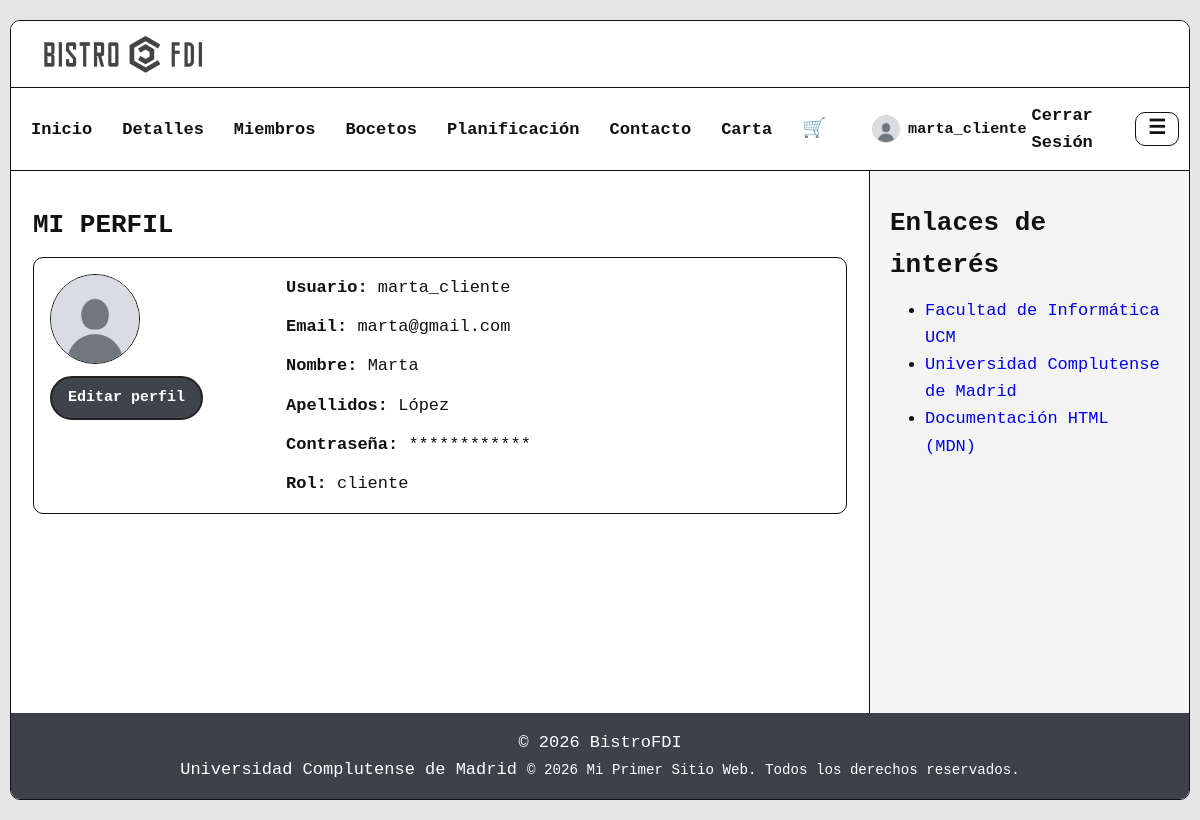
/includes/vistas/mi_perfil.php (signed in), run on the app's committed database.
### tables this page shows
CREATE TABLE usuarios (
    id INT AUTO_INCREMENT PRIMARY KEY,
    nombre_usuario VARCHAR(100) NOT NULL UNIQUE,
    email VARCHAR(100) NOT NULL,
    password VARCHAR(255) NOT NULL,
    nombre VARCHAR(100) NOT NULL,
    apellidos VARCHAR(100) NOT NULL,
    avatar VARCHAR(255) DEFAULT NULL
);

### includes/app/sa/UsuarioSA.php (called while the page is built, shortened)
<?php
require_once __DIR__ . '/../dao/UsuarioDAO.php';
require_once __DIR__ . '/../dao/RolDAO.php';
class UsuarioSA {
    private UsuarioDAO $usuarioDAO;
    private RolDAO $rolDAO;
    public function __construct(?UsuarioDAO $usuarioDAO = null, ?RolDAO $rolDAO = null)
    {
        $conn = Aplicacion::getInstance()->getConexionBd();
        $this->usuarioDAO = $usuarioDAO ?? new UsuarioDAO($conn);
        $this->rolDAO = $rolDAO ?? new RolDAO($conn);
    }
    public function getById(int $id): ?UsuarioDTO
    {
        $u = $this->usuarioDAO->findById($id);
        $u->setRoles($this->rolDAO->findRolesByUsuarioId($id));
        return $u;
    }
}

### includes/app/dao/UsuarioDAO.php (called while the page is built, shortened)
<?php
require_once __DIR__ . '/../dto/UsuarioDTO.php';
class UsuarioDAO {
    public function findById(int $id): ?UsuarioDTO {
        $sql = "SELECT id, nombre_usuario, email, password, nombre, apellidos, avatar
                FROM usuarios
                WHERE id = ?";
        $stmt = $this->conn->prepare($sql);
        $stmt->bind_param("i", $id);
        if (!$stmt->execute()) { throw new RuntimeException("Error execute (findById usuarios): " . $stmt->error); }
        $res = $stmt->get_result();
        $row = $res->fetch_assoc();
        return new UsuarioDTO(
            (int)$row['id'],
            (string)$row['nombre_usuario'],
            (string)$row['password'],
            (string)$row['nombre'],
            (string)$row['email'],
            (string)$row['apellidos'],
            $row['avatar'] !== null ? (string)$row['avatar'] : null,
            []
        );
    }
}

### includes/app/dao/RolDAO.php (called while the page is built, shortened)
<?php
class RolDAO
{
    public function findRolesByUsuarioId(int $idUsuario): array {
        $sql = "SELECT r.id_rol, r.nombre_rol
                FROM roles r
                INNER JOIN roles_usuarios ru ON r.id_rol = ru.id_rol
                WHERE ru.id_usuario = ?";
        $stmt = $this->conn->prepare($sql);
        $stmt->bind_param("i", $idUsuario);
        if (!$stmt->execute()) { throw new RuntimeException("Error execute (findRolesByUsuarioId): " . $stmt->error); }
        $res = $stmt->get_result();
        $roles = [];
        return $roles;
    }
}

### includes/app/dto/UsuarioDTO.php (called while the page is built, shortened)
<?php
class UsuarioDTO implements JsonSerializable
{
    public function getNombreUsuario(): string { return $this->nombreUsuario; }
    public function getNombre(): string { return $this->nombre; }
    public function getEmail(): string { return $this->email; }
    public function getApellidos(): string { return $this->apellidos; }
    public function getAvatar(): ?string { return $this->avatar; }
    public function getRoles(): array { return $this->roles; }
    public function setRoles(array $roles): void { $this->roles = $roles; }
}

### includes/app/util/helper.php (called while the page is built, shortened)
<?php
if (!function_exists('h')) {
    function h(string $s): string {
        return htmlspecialchars($s, ENT_QUOTES | ENT_SUBSTITUTE, 'UTF-8');
    }
}

### includes/vistas/mi_perfil.php (the view, shortened to what this page needs)
<?php
require_once RAIZ_APP . '/includes/app/sa/UsuarioSA.php';
$sa = new UsuarioSA();
$usuario = $sa->getById((int)$_SESSION['usuario_id']);
$roles = $usuario->getRoles();
$rolNombre = (count($roles) > 0 && $roles[0]->getNombre()) ? $roles[0]->getNombre() : 'cliente';
$avatar = $usuario->getAvatar();
$avatarUrl = $avatar ? (RUTA_IMGS . '/' . ltrim($avatar, '/')) : (RUTA_IMGS . '/avatares/default.jpg');
?>
<section id="contenido">
  <h2>MI PERFIL</h2>
  <div class="card profile">
    <div class="stack profile-side">
      <img src="<?= h($avatarUrl) ?>" alt="Avatar" class="avatar-profile">
      <a class="btn" href="<?= RUTA_VISTAS ?>/editar_perfil.php">Editar perfil</a>
    </div>
    <div class="stack profile-info">
      <div><strong>Usuario:</strong> <?= h((string)$usuario->getNombreUsuario()) ?></div>
      <div><strong>Email:</strong> <?= h((string)$usuario->getEmail()) ?></div>
      <div><strong>Nombre:</strong> <?= h((string)$usuario->getNombre()) ?></div>
      <div><strong>Apellidos:</strong> <?= h((string)$usuario->getApellidos()) ?></div>
      <div><strong>Contraseña:</strong> ************</div>
      <div><strong>Rol:</strong> <?= h((string)$rolNombre) ?></div>
    </div>
  </div>
</section>
<?php
require RAIZ_APP . '/includes/vistas/common/plantilla.php';

### css/estilo.css (style rules this page uses)
* { box-sizing: border-box; margin: 0; padding: 0; }
html, body { min-height: 100%; height: auto; }
body { background: #E6E6E6; color: #111; font-family: ui-monospace, SFMono-Regular, Menlo, Monaco, Consolas, "Liberation Mono", "Courier New", monospace; font-size: 17px; line-height: 1.6; overflow: auto; }
img { display: block; max-width: 100%; height: auto; }
a { text-decoration: none; }
h2 { margin: 12px 0 10px; font-size: 26px; }
.card { padding: 16px; background: #fff; border: 1px solid #111; border-radius: 10px; }
.stack > * + * { margin-top: 12px; }
.btn, button, input[type="button"], input[type="submit"], input[type="reset"] { display: inline-flex; align-items: center; justify-content: center; padding: 8px 16px; border: 2px solid #222; border-radius: 999px; background: #3f444b; color: #fff; font: inherit; font-size: 15px; font-weight: 700; cursor: pointer; text-decoration: none; transition: background 0.15s ease; }
a.btn { color: #fff; }
.avatar-profile { width: 90px; height: 90px; border: 1px solid #111; border-radius: 50%; object-fit: cover; background: #fff; }
.profile { display: flex; align-items: flex-start; gap: 16px; flex-wrap: wrap; }
.profile-side { min-width: 220px; }
.profile-info { flex: 1; min-width: 260px; }
html { scroll-behavior: smooth; }

### data on the page
usuarios: avatar (placeholder picture), nombre_usuario "marta_cliente", email "marta@gmail.com", nombre "Marta", apellidos "López"

### other printed values
$nombreUsuarioEsc "marta_cliente"
$rolNombre "cliente"
